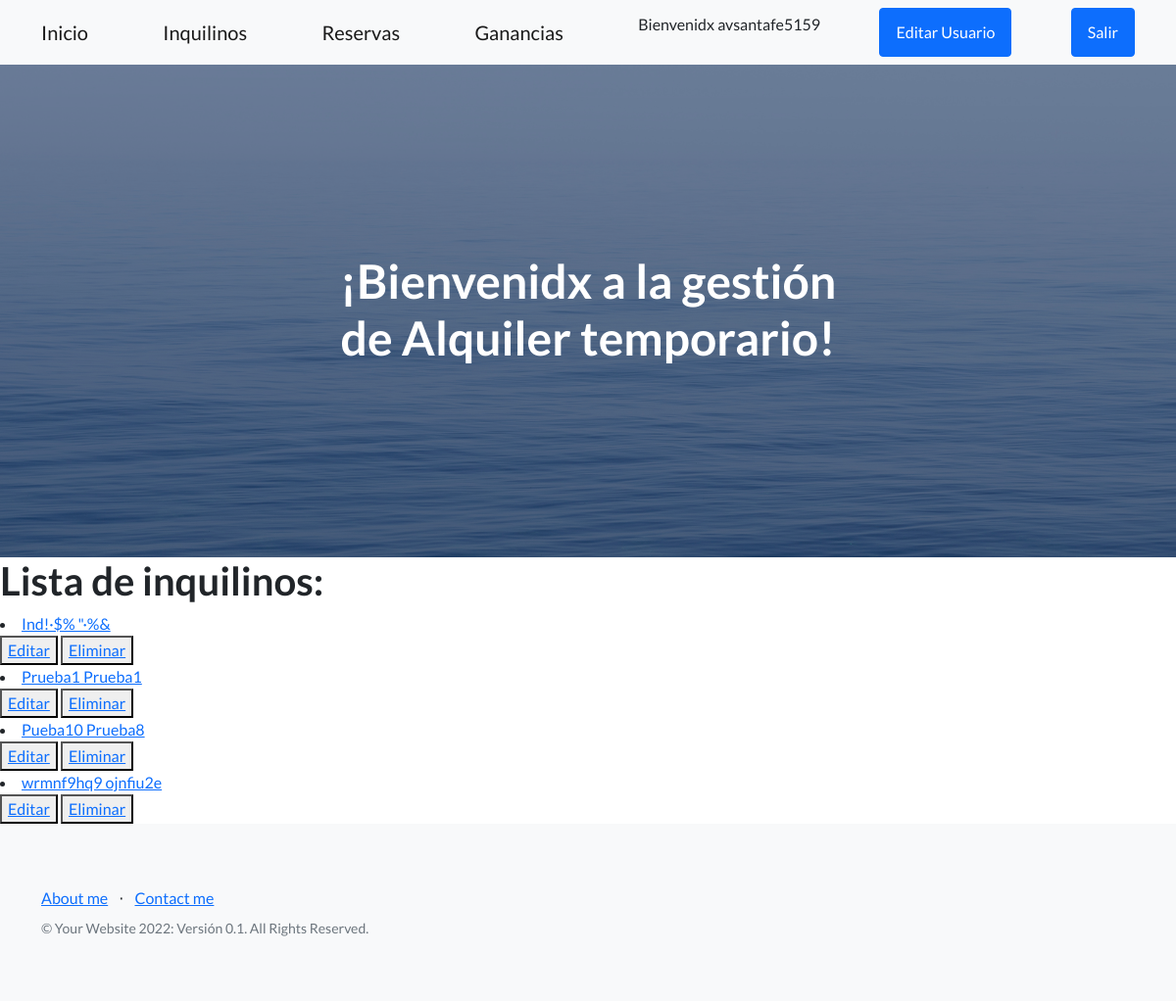
Page /emp-app1/person-read/ (signed in) on the earlier database version.
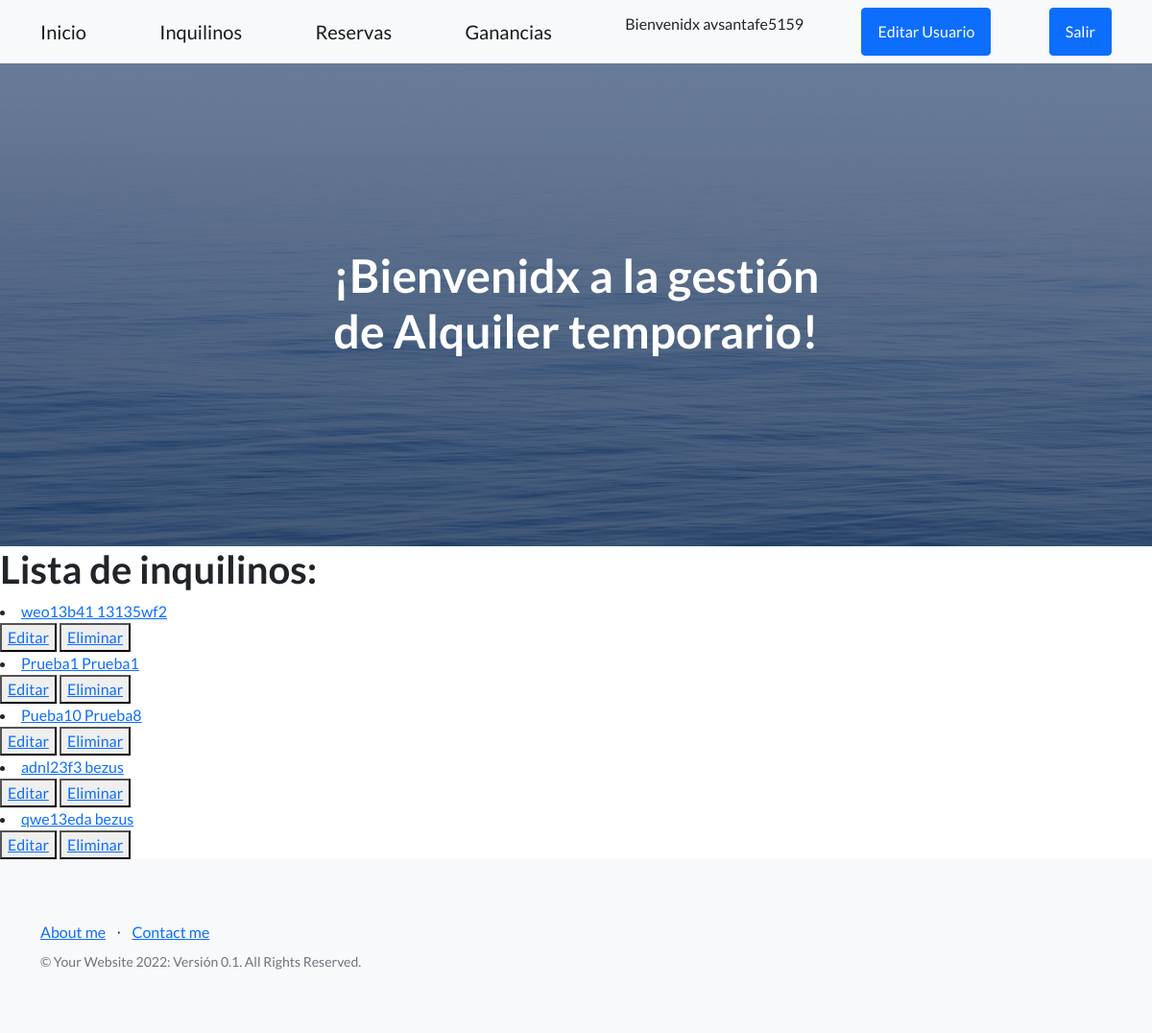
Same page on the later database version.
### EmpApp1/models.py (models this page shows)
class Person (models.Model):
    first_name = models.CharField(max_length=30, verbose_name= 'Nombre')
    last_name = models.CharField(max_length=30, verbose_name= 'Apellido')
    dni = models.CharField(max_length=10, verbose_name='DNI')
    tel = models.CharField(max_length=30, verbose_name= 'Telefono')
    email = models.EmailField(max_length=50, verbose_name= 'Email')
    def __str__(self):
        return f'{self.first_name} {self.last_name}'
    class Meta:
        db_table = 'Person'
        verbose_name = 'Inquilino'
        verbose_name_plural = 'Inquilinos'
        ordering = ['last_name']

### EmpApp1/views.py (the view)
# urls.py: path('person-read/',person_read.as_view(), name="person-read"),
class person_read (LoginRequiredMixin,ListView):
    model = Person
    template_name = 'person_read.html'
    context_object_name = 'person' #Contexto para el template (html)

### EmpApp1/Templates/person_read.html
{% extends 'temp_padre.html' %}
{% load static %}
{% block ContenidoQueCambia %}
    <h1> Lista de inquilinos:</h1>
    {% for p in person %}
        <li>
            <a href="{% url 'person-detail' p.id %}">{{p}}</a>
        </li>
        <div>
            <button>
                <a href="{% url 'person-update' p.id %}">Editar</a>
            </button>
            <button>
                <a href="{% url 'person-delete' p.id %}">Eliminar</a>
            </button>
        </div>
    {% endfor %}
{% endblock ContenidoQueCambia %}

### EmpApp1/Templates/temp_padre.html (shortened to what this page needs)
<!DOCTYPE html>
<html lang="en">
    <head>
        {% load static %}
        <link href="https://cdn.jsdelivr.net/npm/bootstrap-icons@1.5.0/font/bootstrap-icons.css" rel="stylesheet" type="text/css" />
        <link href="{% static 'css/styles.css'%}" rel="stylesheet" />
    </head>
    <body>
        <nav class="navbar navbar-light bg-light static-top">
            <div class="container">
                <a class="navbar-brand" href="{% url 'Inicio'%}">Inicio</a>
                <a class="navbar-brand" href="{% url 'person-main'%}">Inquilinos</a>
                <a class="navbar-brand" href="{% url 'booking-main'%}">Reservas</a>
                <a class="navbar-brand" href="{% url 'gain-main'%}">Ganancias</a>
                {% if user.is_authenticated  %}
                <p>Bienvenidx {{user.username}}</p>
                <a class="btn btn-primary" href="{% url 'user-edit'%}">Editar Usuario</a>
                <a class="btn btn-primary" href="{% url 'user-logout'%}">Salir</a>
                {% else %}
                <a class="btn btn-primary" href="{% url 'user-register'%}">Registrarse</a>
                <a class="btn btn-primary" href="{% url 'user-login'%}">Iniciar</a>
                {% endif %}
            </div>
        </nav>
        <header class="masthead">
            <div class="container position-relative">
                <div class="row justify-content-center">
                    <div class="col-xl-6">
                        <div class="text-center text-white">
                            <h1 class="mb-1">¡Bienvenidx a la gestión de Alquiler temporario!</h1>
                        </div>
                    </div>
                </div>
            </div>
        </header>
        {% block ContenidoQueCambia %}{% endblock ContenidoQueCambia %}
        <footer class="footer bg-light">
            <div class="container">
                <div class="row">
                    <div class="col-lg-6 h-100 text-center text-lg-start my-auto">
                        <ul class="list-inline mb-2">
                            <li class="list-inline-item"><a href="{% url 'about-me'%}">About me</a></li>
                            <li class="list-inline-item">⋅</li>
                            <li class="list-inline-item"><a href="{% url 'contact-me' %}">Contact me</a></li>
                        </ul>
                        <p class="text-muted small mb-4 mb-lg-0">&copy; Your Website 2022: Versión 0.1. All Rights Reserved.</p>
                    </div>
                </div>
            </div>
        </footer>
    </body>
</html>

Differences in the rows shown:
removed Person: first_name+last_name "Ind!·$% \"·%&"
removed Person: first_name+last_name "wrmnf9hq9 ojnfiu2e"
added Person: first_name+last_name "weo13b41 13135wf2"
added Person: first_name+last_name "adnl23f3 bezus"
added Person: first_name+last_name "qwe13eda bezus"
